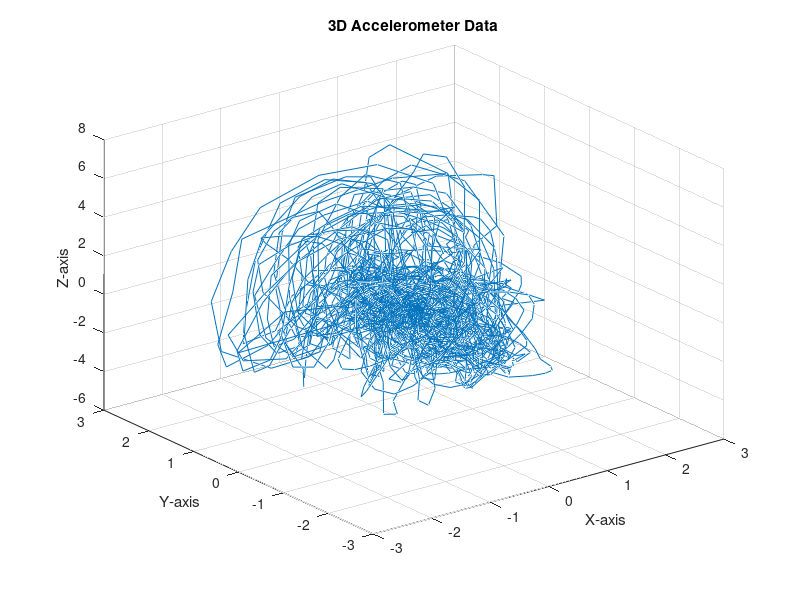
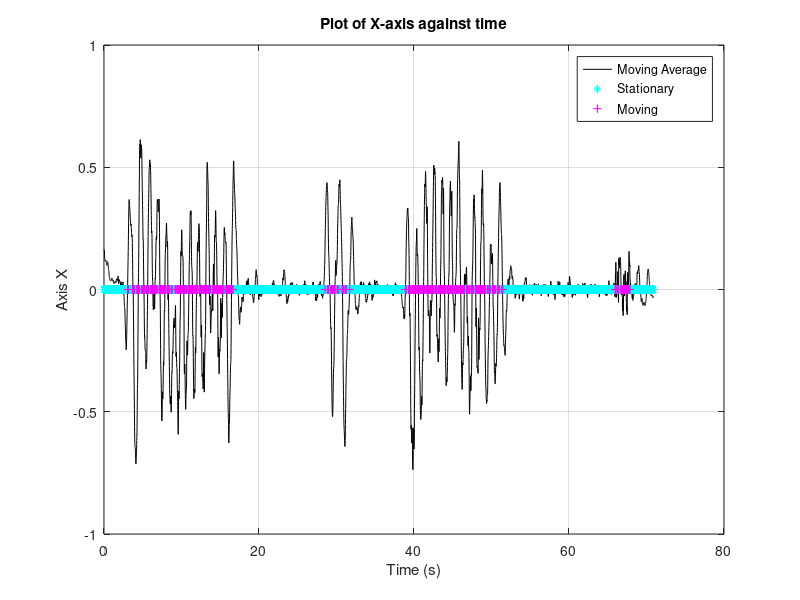
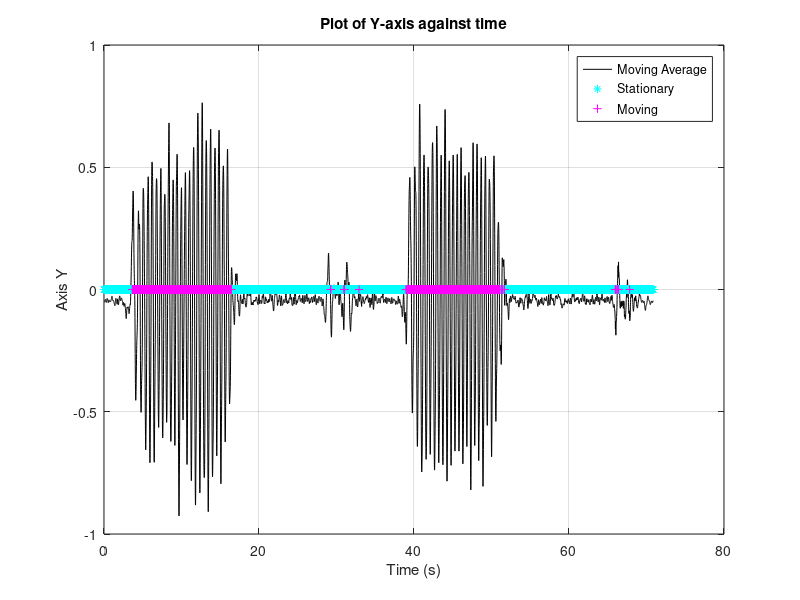
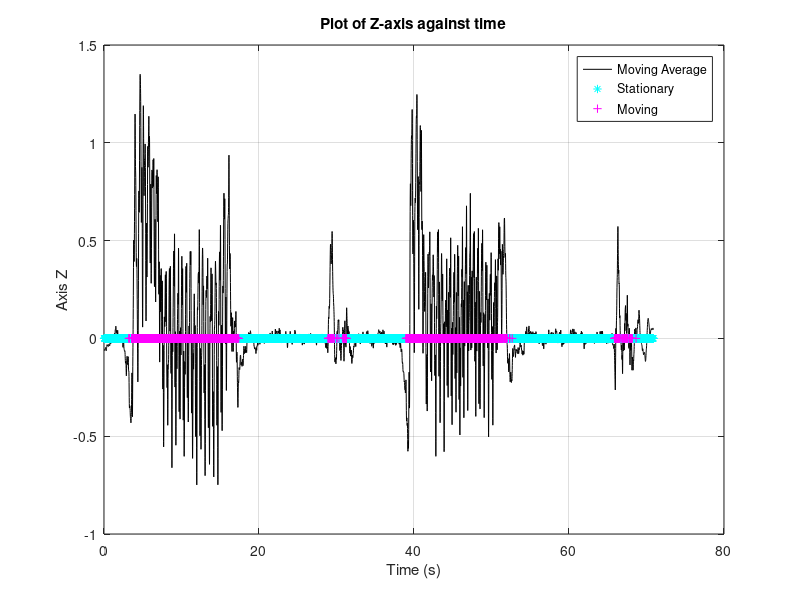

These charts were generated, in order, by the following MATLAB code:
clear
close all
clc

data=xlsread('Accelerometer.csv'); % Written by Sharufti
variable={'t_total', 't', 'z', 'y', 'x'};

window_size = 34;    % Define window size for the moving average

for i=1:length(variable) 
    varName=variable{i};
    eval([varName '=data(:,i);']);
    eval([varName '_ma = movmean(' varName ', window_size);']); % Moving averages       
end

gradient=2; % Gradient threshold

figure (1)
plot3(x, y, z) % Plot 3D accelerometer data 
xlabel('X-axis')
ylabel('Y-axis')
zlabel('Z-axis')
title('3D Accelerometer Data')
grid on

for i = 1:length(variable)-2 % Written by Aidan
    varName=variable{length(variable)+1-i};
    ma_data = eval([varName '_ma']);  % Get moving average data outside the loop
    figure(i + 1)
    h_ma = plot(t, eval([varName '_ma']), 'k'); % Plot moving average
    
    moving_points = []; % Initialize empty arrays to collect points
    stationary_points = []; 
    
    for j=1:length(t)-1  % Changed to length(t)-1 to avoid index out of bounds
        if (ma_data(j+1)-ma_data(j))/(t(j+1)-t(j))>gradient || (ma_data(j+1)-ma_data(j))/(t(j+1)-t(j))<-gradient
            moving_points = [moving_points, t(j)]; % Store moving times
        else
            stationary_points = [stationary_points, t(j)]; % Store stationary times
        end
    end
    hold on
    h_stationary = plot(stationary_points, zeros(size(stationary_points)), 'c*'); % Plot non-moving points
    h_moving = plot(moving_points, zeros(size(moving_points)), 'm+'); % Plot moving points
    
    hold off
    title(['Plot of ', char('X' + i - 1), '-axis against time'])
    xlabel('Time (s)')
    ylabel(['Axis ', char('X' + i - 1)])
    grid on
    
    % Hardcoded legend using handles
    legend([h_ma, h_stationary, h_moving], 'Moving Average', 'Stationary', 'Moving', 'Location', 'best');
end

for d=1:2 % Written by Gabriel
    total_time_moving = 0; % Initialize time moving variable
    total_time_stationary = 0; % Initialize time stationary variable
    figure(4+d)
    % Initialize empty arrays to collect points
    moving_times = [];
    stationary_times = []; 
    
    for j=1:length(t)-1  % Changed to length(t)-1 to avoid index out of bounds
        % Calculate gradients for all coordinates
        coords_ma = {x_ma, y_ma, z_ma};
        gradients = zeros(1, length(coords_ma));
        for i = 1:length(coords_ma)
            coord_ma = coords_ma{i};
            gradients(i) = (coord_ma(j+1) - coord_ma(j)) / (t(j+1) - t(j));
        end
        if d==1
            if all(abs(gradients) > gradient) % Check if all gradients exceed the threshold
                moving_times = [moving_times, t(j)];
            else
                stationary_times = [stationary_times, t(j)];
            end
        else
            if sum(abs(gradients) > gradient) >= 1 % Check if at least 1 gradients exceed the threshold
                moving_times = [moving_times, t(j)];
            else
                stationary_times = [stationary_times, t(j)];
            end
        end
        if j == length(t)-1  % Process intervals after all points are classified
            temp_moving = moving_times;
            temp_stationary = stationary_times;
            
            % Process in intervals of 100 time steps
            for k = 1:100:length(t)-1
                end_idx = min(k+99, length(t)-1); % Find ending index for this interval (avoid going out of bounds)
                
                interval_times = t(k:end_idx);
                
                moving_count = sum(ismember(temp_moving, interval_times)); % Count how many moving and stationary points in this interval
                stationary_count = sum(ismember(temp_stationary, interval_times));
                
                if moving_count > stationary_count % Apply the majority rule
                    % More moving points - convert all stationary points in interval to moving
                    moving_times = union(moving_times, intersect(stationary_times, interval_times));
                    stationary_times = setdiff(stationary_times, interval_times);
                    total_time_moving=total_time_moving+1;
                    
                else
                    % More stationary points - convert all moving points in interval to stationary
                    stationary_times = union(stationary_times, intersect(moving_times, interval_times));
                    moving_times = setdiff(moving_times, interval_times);
                    total_time_stationary=total_time_stationary+1;
                end
            end
        end
    end
    % Plot all points at once with handles
    hold on
    % Initialize legend handles and labels
    legend_handles = [];
    legend_labels = {};
    
    % Plot and store handles only if not empty
    if ~isempty(moving_times)
        h_moving = plot(moving_times, zeros(size(moving_times)), 'm*');
        legend_handles = [legend_handles, h_moving];
        legend_labels = [legend_labels, {'Moving'}];
    end
    
    if ~isempty(stationary_times)
        h_stationary = plot(stationary_times, zeros(size(stationary_times)), 'c+');
        legend_handles = [legend_handles, h_stationary];
        legend_labels = [legend_labels, {'Stationary'}];
    end
    
    hold off
    % Add legend only if there are handles to show
    if ~isempty(legend_handles)
        legend(legend_handles, legend_labels, 'Location', 'best');
    end
    xlabel('Time (s)')
    grid on
    if d==1
        title('Plot of time moving and time stationary based on all axes')
        disp('Based on filtering if all axes are above the gradient threshold:');
    else
        title('Plot of time moving and time stationary based on at least 1 axis')
        disp('Based on filtering if at least 1 axes are above the gradient threshold:');
    end
    disp(['Time moving: ' num2str(total_time_moving) ' seconds']);
    disp(['Time stationary: ' num2str(total_time_stationary) ' seconds']);
    disp(['Total time: ' num2str(t(end)) ' seconds']);
end
